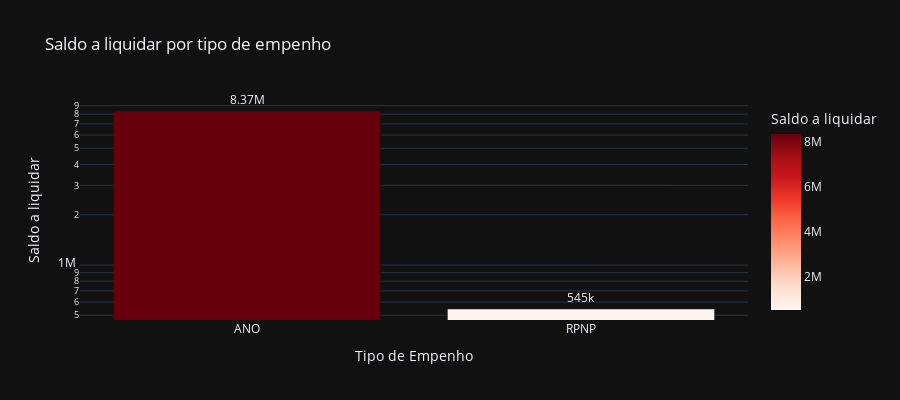

Notebook code cell kept with this figure:
### Code cell
# Saldo a liquidar por tipo de Empenho
cols = ['TIPO', 'A_LIQUIDAR']

df_aux = df.loc[:, cols].groupby('TIPO').sum().sort_values(by= 'A_LIQUIDAR', ascending=False).reset_index()
df_aux = df_aux[df_aux['A_LIQUIDAR'] > 0]
fig = px.bar(df_aux, 
             x='TIPO', 
             y='A_LIQUIDAR',
             title='Saldo a liquidar por tipo de empenho',
             labels={'TIPO':'Tipo de Empenho', 'A_LIQUIDAR':'Saldo a liquidar'},
             text_auto='.3s',
             height=400,
             log_y=True,
             color='A_LIQUIDAR',
             color_continuous_scale = 'reds',
             template='plotly_dark')
fig.update_traces(textposition = 'outside', cliponaxis = False, hovertemplate=None)
fig.update_layout(hovermode="x unified")

fig.show()

### Figure 1 — Plotly figure (JSON) as saved in the notebook; plotly's stock layout.template omitted (floating-point values rounded to 4 significant figures)
{"data": [{"alignmentgroup": "True", "cliponaxis": false, "legendgroup": "", "marker": {"color": [8365000.0, 545200.0], "coloraxis": "coloraxis", "pattern": {"shape": ""}}, "name": "", "offsetgroup": "", "orientation": "v", "showlegend": false, "textposition": "outside", "texttemplate": "%{y:.3s}", "type": "bar", "x": ["ANO", "RPNP"], "xaxis": "x", "y": [8365000.0, 545200.0], "yaxis": "y"}], "layout": {"barmode": "relative", "coloraxis": {"colorbar": {"title": {"text": "Saldo a liquidar"}}, "colorscale": [[0, "rgb(255,245,240)"], [0.125, "rgb(254,224,210)"], [0.25, "rgb(252,187,161)"], [0.375, "rgb(252,146,114)"], [0.5, "rgb(251,106,74)"], [0.625, "rgb(239,59,44)"], [0.75, "rgb(203,24,29)"], [0.875, "rgb(165,15,21)"], [1, "rgb(103,0,13)"]]}, "height": 400, "hovermode": "x unified", "legend": {"tracegroupgap": 0}, "title": {"text": "Saldo a liquidar por tipo de empenho"}, "xaxis": {"anchor": "y", "domain": [0, 1], "title": {"text": "Tipo de Empenho"}}, "yaxis": {"anchor": "x", "domain": [0, 1], "title": {"text": "Saldo a liquidar"}, "type": "log"}}}
